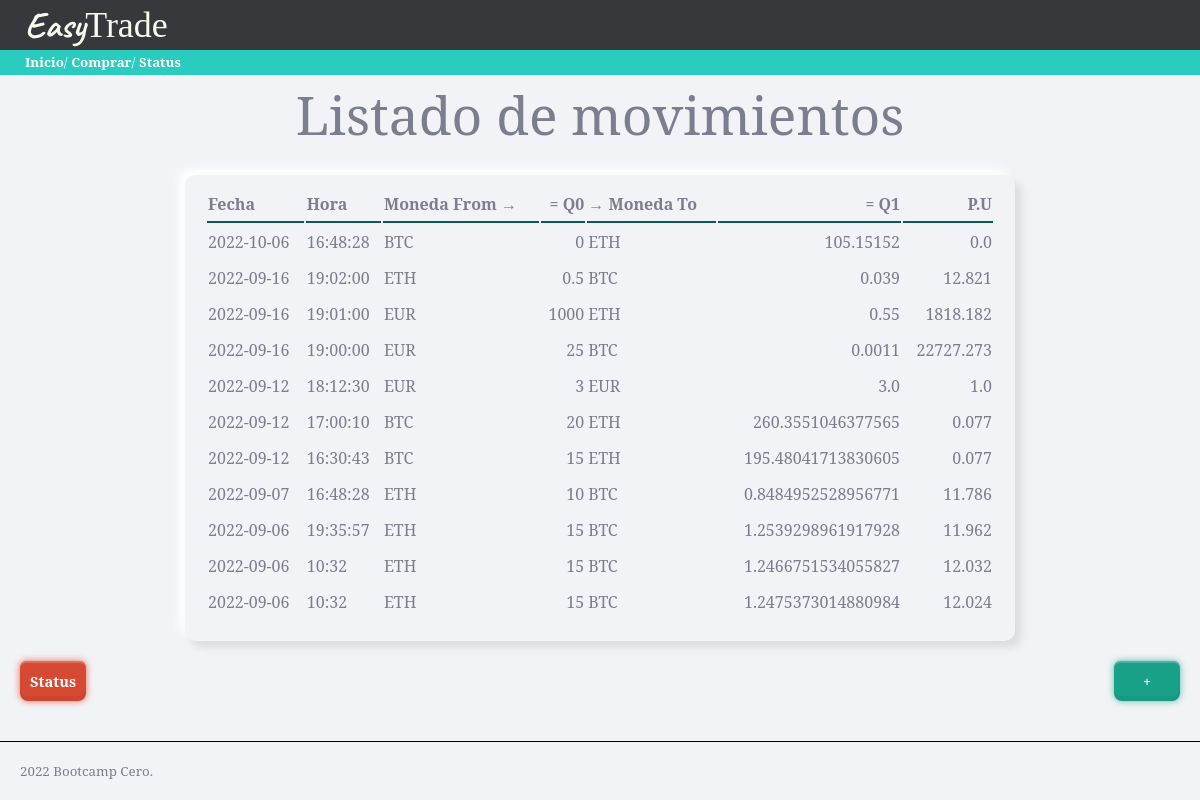
Before: / with the older database file.
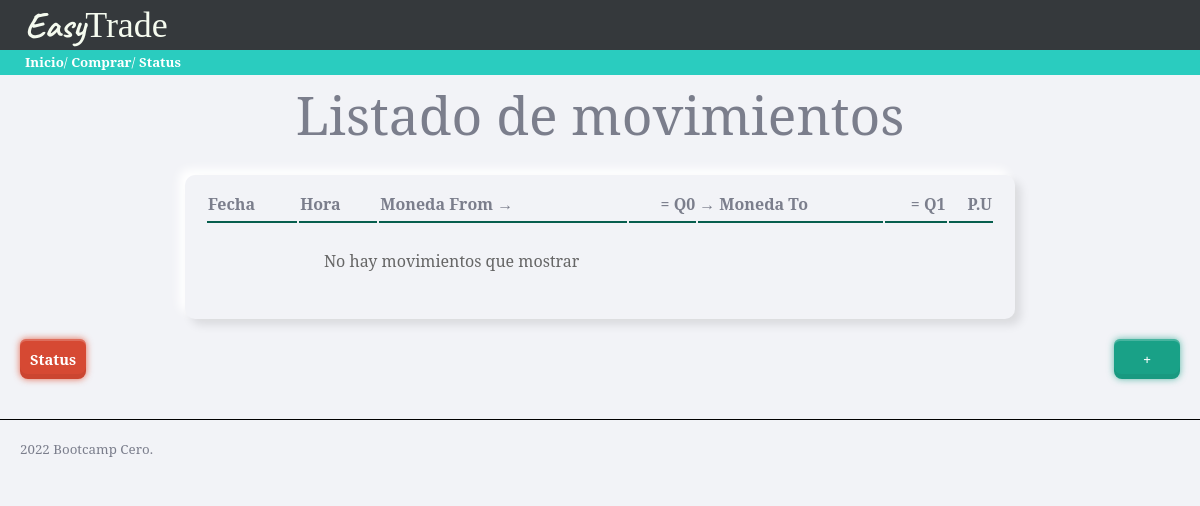
After: the same page with the newer database file.
### tables this page shows
CREATE TABLE "movimientos" (
	"id"	INTEGER NOT NULL,
	"fecha"	TEXT NOT NULL,
	"hora"	TEXT NOT NULL,
	"moneda_from"	TEXT NOT NULL DEFAULT 'EUR',
	"cantidad_from"	NUMERIC NOT NULL,
	"moneda_to"	REAL NOT NULL,
	"cantidad_to"	REAL NOT NULL,
	PRIMARY KEY("id" AUTOINCREMENT)
);

### trader/views.py (the view)
@app.route('/')
def movimientos():
    db = DBManager(RUTA)
    movimientos = db.consultaSQL('SELECT * FROM movimientos ORDER BY fecha DESC, hora DESC LIMIT 15')
    return render_template('inicio.html', movs=movimientos)

### trader/models.py (called while the page is built)
    def consultaSQL(self, consulta):
        conexion = sqlite3.connect(self.ruta)
        cursor = conexion.cursor()
        cursor.execute(consulta)
        self.movimientos = []
        nombres_columna = []
        for desc_columna in cursor.description:
            nombres_columna.append(desc_columna[0])
        datos = cursor.fetchall()
        for dato in datos:
            movimiento = {}
            indice = 0
            for nombre in nombres_columna:
                movimiento[nombre] = dato[indice]
                indice += 1
            self.movimientos.append(movimiento)
        conexion.close()
        return self.movimientos

### trader/templates/inicio.html (shortened to what this page needs)
{% extends "base.html" %}
{% block page_title %}
Listado de movimientos
{% endblock %}
{% block contenido %}
{{ super() }}
<table class="paper">
  <tr>
    <th class="titulo-tabla">Fecha</th>
    <th class="titulo-tabla">Hora</th>
    <th class="titulo-tabla">Moneda From →</th>
    <th class="titulo-tabla numero">= Q0</th>
    <th class="titulo-tabla">→ Moneda To</th>
    <th class="titulo-tabla numero">= Q1</th>
    <th class="titulo-tabla numero">P.U</th>
  </tr>
  {% if movs %}
  {% for mov in movs %}
  <tr>
    <td>
      {% if mov.fecha %}
        {{ mov.fecha }}
      {% else %}
        ---
      {% endif %}
    </td>
    <td>
      {% if mov.hora %}
        {{ mov.hora }}
      {% else %}
        ---
      {% endif %}
    </td>
    <td> {{ mov.moneda_from }} </td>
    <td class="numero">{{ mov.cantidad_from }}</td>
    <td> {{ mov.moneda_to }} </td>
    <td class="numero">{{ mov.cantidad_to }}</td>
    <td class="numero"> {{ (mov.cantidad_from / mov.cantidad_to)|round(3, 'common') }} </td>
  </tr>
  {% endfor %}
  {% else %}
  <tr>
    <td colspan="4" class="lista-vacia">No hay movimientos que mostrar</td>
  </tr>
  {% endif %}
</table>
<div class="acciones-inicio">
  <a class="red-button" href="/status">Status</a>
  <a class="green-button" href="/comprar">+</a>
</div>
{% endblock %}

### trader/templates/base.html (shortened to what this page needs)
<!DOCTYPE html>
<html lang="en">
<head>
  <link rel="stylesheet" href="../static/css/skeuos.css">
  <link rel="stylesheet" href="../static/css/styles.css">
  <link rel="stylesheet" href="../static/css/navbar.css">
  <link rel="stylesheet" href="../static/css/header.css">
  <link rel="stylesheet" href="../static/css/reset.css">
  <link rel="stylesheet" href="../static/css/compra.css">
  <link rel="stylesheet" href="../static/css/inicio.css">
  <link rel="stylesheet" href="../static/css/status.css">
</head>
<body>
  {% include 'components/header.html' %}
  {% include 'components/navbar.html' %}
  <main>
    {% block contenido %}
    <h1>{% block page_title %}{% endblock %}</h1>
    {% endblock%}
  </main>
  {% include 'components/footer.html'%}
</body>
</html>

### trader/templates/components/header.html
<header class="header">
  <h4>
    <span class="logo">Easy</span>Trade
  </h4>
</header>

### trader/templates/components/navbar.html
<nav class="main-menu">
  <a href="/">Inicio</a>/
  <a href="/comprar">Comprar</a>/
  <a href="/status">Status</a>
</nav>

### trader/templates/components/footer.html
<footer class="pie-de-pagina">2022 Bootcamp Cero.</footer>

### trader/static/css/styles.css (style rules this page uses)
main { display: flex; position: relative; max-width: 1200px; margin:auto; padding: 0 20px; flex-wrap: wrap; justify-content: center; }
h1 { margin: 0 250px ; }
.pie-de-pagina { margin-top: 40px; padding: 20px; border-top: solid 1px #000; }
.lista-vacia { text-align: center; padding: 20px; color: #666; }

### trader/static/css/navbar.css (style rules this page uses)
nav { background-color: #2accbf; color: white; height: 25px; line-height: 25px; padding-left: 25px; }
nav.main-menu a { color: white; }

### trader/static/css/header.css (style rules this page uses)
header { position: relative; background-color: #35393c; color: #f5fbef; height: 50px; font-size: large; line-height: 54px; padding-left: 25px; top: 0; left: 0; }
header > h4 { position: absolute; margin: 0; font-family: 'Times New Roman', Times, serif; line-height: 50px; }
span.logo { position: relative; display: inline-block; font-family: 'Caveat',cursive; font-weight: 700; }

### trader/static/css/inicio.css (style rules this page uses)
table.paper { width: 100%; max-width: 830px; justify-content: center; }
.titulo-tabla { border-bottom: #075e4e 2px solid; text-align: left; }
.numero { text-align: right; }
.acciones-inicio { margin-top: 20px; width: 100%; display: flex; justify-content: space-between; }

Changed rows visible on the page:
removed movimientos: fecha "2022-10-06", hora "16:48:28", moneda_from "BTC", cantidad_from "0", moneda_to "ETH", cantidad_to "105.15152", (mov.cantidad_from/mov.cantidad_to)|round(3,'common') "0.0"
removed movimientos: fecha "2022-09-16", hora "19:02:00", moneda_from "ETH", cantidad_from "0.5", moneda_to "BTC", cantidad_to "0.039", (mov.cantidad_from/mov.cantidad_to)|round(3,'common') "12.821"
removed movimientos: fecha "2022-09-16", hora "19:01:00", moneda_from "EUR", cantidad_from "1000", moneda_to "ETH", cantidad_to "0.55", (mov.cantidad_from/mov.cantidad_to)|round(3,'common') "1818.182"
removed movimientos: fecha "2022-09-16", hora "19:00:00", moneda_from "EUR", cantidad_from "25", moneda_to "BTC", cantidad_to "0.0011", (mov.cantidad_from/mov.cantidad_to)|round(3,'common') "22727.273"
removed movimientos: fecha "2022-09-12", hora "18:12:30", moneda_from "EUR", cantidad_from "3", moneda_to "EUR", cantidad_to "3.0", (mov.cantidad_from/mov.cantidad_to)|round(3,'common') "1.0"
removed movimientos: fecha "2022-09-12", hora "17:00:10", moneda_from "BTC", cantidad_from "20", moneda_to "ETH", cantidad_to "260.3551046377565", (mov.cantidad_from/mov.cantidad_to)|round(3,'common') "0.077"
removed movimientos: fecha "2022-09-12", hora "16:30:43", moneda_from "BTC", cantidad_from "15", moneda_to "ETH", cantidad_to "195.48041713830605", (mov.cantidad_from/mov.cantidad_to)|round(3,'common') "0.077"
removed movimientos: fecha "2022-09-07", hora "16:48:28", moneda_from "ETH", cantidad_from "10", moneda_to "BTC", cantidad_to "0.8484952528956771", (mov.cantidad_from/mov.cantidad_to)|round(3,'common') "11.786"
removed movimientos: fecha "2022-09-06", hora "19:35:57", moneda_from "ETH", cantidad_from "15", moneda_to "BTC", cantidad_to "1.2539298961917928", (mov.cantidad_from/mov.cantidad_to)|round(3,'common') "11.962"
removed movimientos: fecha "2022-09-06", hora "10:32", moneda_from "ETH", cantidad_from "15", moneda_to "BTC", cantidad_to "1.2466751534055827", (mov.cantidad_from/mov.cantidad_to)|round(3,'common') "12.032"
removed movimientos: fecha "2022-09-06", hora "10:32", moneda_from "ETH", cantidad_from "15", moneda_to "BTC", cantidad_to "1.2475373014880984", (mov.cantidad_from/mov.cantidad_to)|round(3,'common') "12.024"
Other visible differences:
text now shown: "No hay movimientos que mostrar"
